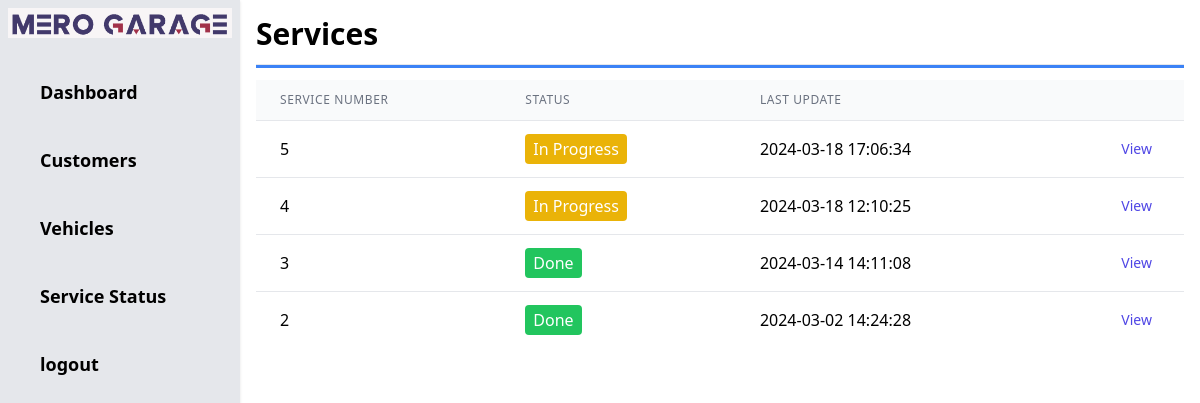
Page /admin/tracking.php on the earlier database version.
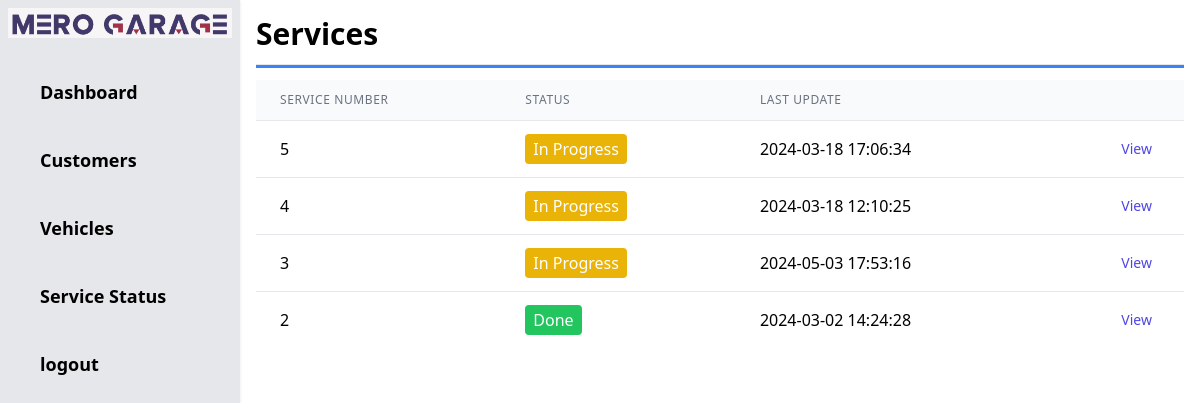
Same page on the later database version.
### tables this page shows
CREATE TABLE `services` (
  `sid` int(11) NOT NULL,
  `vid` int(11) NOT NULL,
  `sdescription` varchar(500) NOT NULL,
  `sstatus` varchar(10) NOT NULL,
  `supdate` datetime NOT NULL DEFAULT CURRENT_TIMESTAMP
);

### admin/tracking.php (the view, shortened to what this page needs)
<?php include 'header.php'; ?>
<?php
    $qry3 = "SELECT * FROM services ORDER BY sid DESC";
    include '../includes/dbconnection.php';
    $result3 = mysqli_query($conn, $qry3);
?>
<h1 class="text-3xl font-bold">Services</h1>
    <hr class="my-3 h-1 bg-blue-500">
        <div class="">
            <table class="min-w-full divide-y divide-gray-200">
                <thead class="bg-gray-50">
                    <tr>
                        <th scope="col"
                            class="px-6 py-3 text-left text-xs font-medium text-gray-500 uppercase tracking-wider">
                            Service Number</th>
                        <th scope="col"
                            class="px-6 py-3 text-left text-xs font-medium text-gray-500 uppercase tracking-wider">
                            Status</th>
                        <th scope="col"
                            class="px-6 py-3 text-left text-xs font-medium text-gray-500 uppercase tracking-wider">
                            Last Update</th>
                        <th scope="col" class="relative px-6 py-3">
                        </th>
                    </tr>
                </thead>
                <tbody class="bg-white divide-y divide-gray-200">
                    <?php while($row3 = mysqli_fetch_assoc($result3)){  ?>
                    <tr>
                        <td class="px-6 py-4 whitespace-nowrap"><?php echo $row3['sid'];?></td>
                        <td class="px-6 py-4 whitespace-nowrap">
                            <?php
                            $sstatus = $row3['sstatus'];
                                echo '<span class="px-2 py-1 rounded ';
                                if($sstatus == "Done"){
                                echo 'bg-green-500 text-white">Done';
                                }
                                elseif($sstatus == ""){
                                echo 'bg-yellow-500 text-white">In Progress';
                                }
                            ?>
                        </td>
                        <td class="px-6 py-4 whitespace-nowrap"><?php echo $row3['supdate'];?></td>
                        <td class="px-6 py-4 whitespace-nowrap text-right text-sm font-medium">
                            <a href="serviceview.php?sid=<?php echo $row3['sid'];?>" class="text-indigo-600 hover:text-indigo-900 mr-2">View</a>
                        </td>
                    </tr>
                    <?php } ?>
                </tbody>
            </table>
        </div>

Differences in the rows shown:
changed services id 3: supdate "2024-03-14 14:11:08" → "2024-05-03 17:53:16"; sstatus "Done" → "In Progress"
